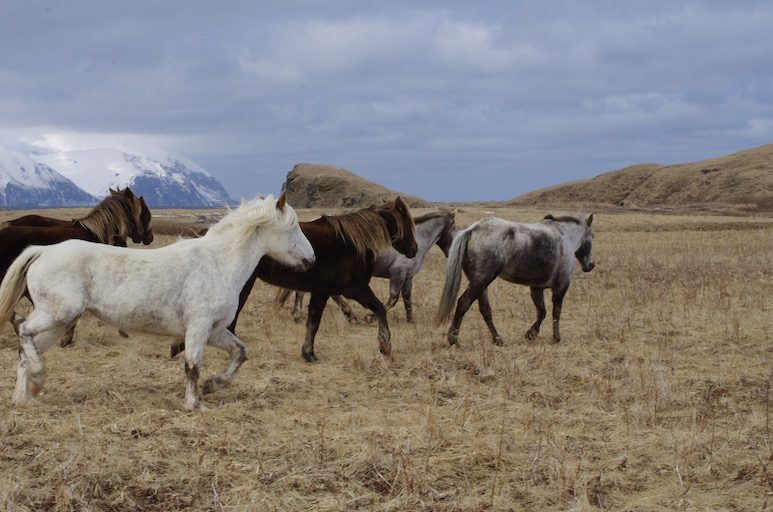
#> input picture horses.jpg, 773 x 512 px, found by its file name
$ python demo.py
#> lines starting #> are read from the running program, lines starting #| are printed output that depends on the picture
#> further down, image is the input picture: shape (512, 773, 3); mean B, G, R 125.2, 128.2, 133.3
import cv2
import numpy as np
import matplotlib.pyplot as plt


# 自定义函数计算灰度直方图
def calculate_custom_histogram(image):
    gray_image = cv2.cvtColor(image, cv2.COLOR_BGR2GRAY)
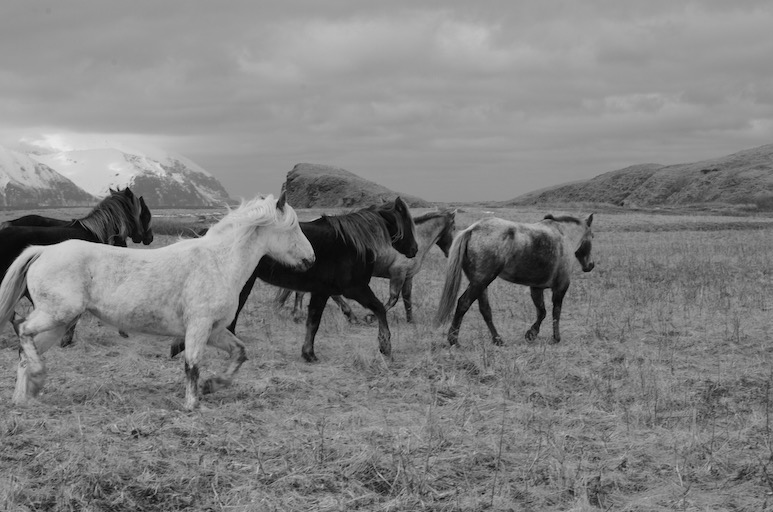
#> gray_image: shape (512, 773); min 0, max 234, mean 129.4
    hist = np.zeros(256, dtype=np.int64)

    for pixel_value in np.ravel(gray_image):
        hist[pixel_value] += 1
#> this loop made 395776 passes
#> pixel_value on passes 1 to 3: 149, 149, 149
#> after the loop, hist = 256 values, max 9690 at index 155, min 0 at index 235, mean 1546

    return hist


# 使用OpenCV计算灰度直方图
def calculate_opencv_histogram(image):
    gray_image = cv2.cvtColor(image, cv2.COLOR_BGR2GRAY)
    hist = cv2.calcHist([gray_image], [0], None, [256], [0, 256])

    return hist


# 读取图像
image = cv2.imread(r'/horses.jpg')

# 计算灰度直方图
custom_histogram = calculate_custom_histogram(image)
#> custom_histogram has the same summary as hist in calculate_custom_histogram
opencv_histogram = calculate_opencv_histogram(image)
#> opencv_histogram has the same summary as hist in calculate_custom_histogram

# 显示灰度直方图
plt.figure(figsize=(12, 6))

# 自定义灰度直方图
plt.subplot(121)
plt.title('Custom Histogram')
plt.bar(range(256), custom_histogram, width=1.0, color='b')

# 使用OpenCV计算的灰度直方图
plt.subplot(122)
plt.title('OpenCV Histogram')
plt.plot(opencv_histogram, color='r')

plt.show()
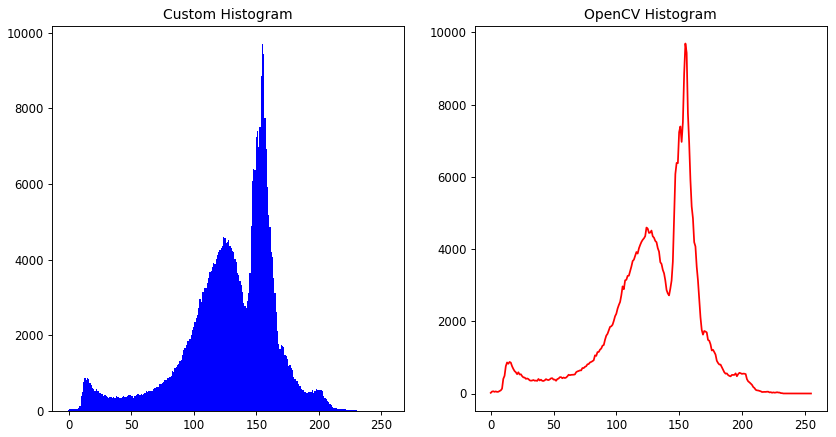
#> figure drawn by matplotlib, 2 panels; panel 1: tallest bar 9690 high, from x = 154.5 to 155.5; panel 2: curve peaks at x = 155, y = 9690
